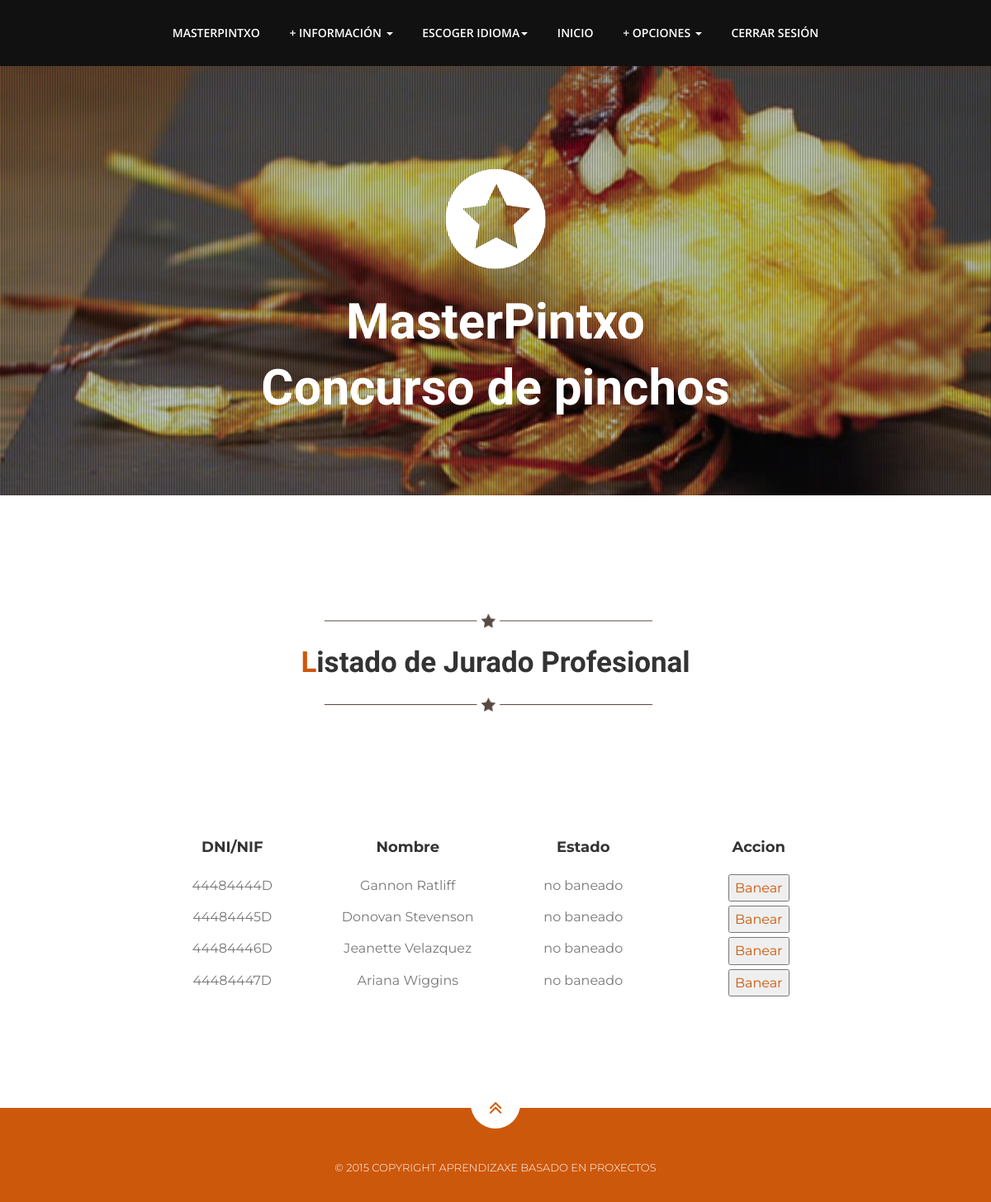
Screenshot of /index.php?controller=organizador&action=listarJPro (signed in) with the database file from the repository.
### tables this page shows
CREATE TABLE IF NOT EXISTS `JuradoProfesional` (
  `dniJPro` VARCHAR(9) NOT NULL COMMENT '',
  `contrasenhaJPro` VARCHAR(45) NOT NULL COMMENT '',
  `nombreJPro` VARCHAR(65) NOT NULL COMMENT '',
  `telefJPro` VARCHAR(9) NOT NULL COMMENT '',
  PRIMARY KEY (`dniJPro`)  COMMENT '');

### nucleo/ViewManager.php (called while the page is built, shortened)
<?php
class ViewManager {
  private $variables = array();
  public function setVariable($varname, $value, $flash=false) {
    $this->variables[$varname] = $value;
  }
  public function getVariable($varname, $default=NULL) {
    return $this->variables[$varname];
  }
  public function render($controller, $viewname) {
    include(__DIR__."/../vistas/$controller/$viewname.php");
  }
  private static $viewmanager_singleton = NULL;
  public static function getInstance() {
    if (self::$viewmanager_singleton == null) {
      self::$viewmanager_singleton = new ViewManager();
    }
    return self::$viewmanager_singleton;
  }
}

### index.php (called while the page is built, shortened)
<?php
function run() {
  try {
    $controller = loadController($_GET["controller"]);
    $actionName = $_GET["action"];
    $controller->$actionName();
  } catch(Exception $ex) {
    die("An exception occured!!!!!".$ex->getMessage());
  }
}
function loadController($controllerName) {
  return new $controllerClassName();
}
run();
?>

### vistas/messages/messages_es.php (called while the page is built)
<?php
  $i18n_messages = array()
?>

### nucleo/I18n.php (called while the page is built, shortened)
<?php
class I18n {
  private $messages;
  public function setLanguage($language) {
    $this->messages = $i18n_messages;
  }
  public function i18n($key) {
    if (isset($this->messages[$key])){
      return $this->messages[$key];
    }else{
      return $key;
    }
  }
  private static $i18n_singleton = null;
  public static function getInstance() {
    if (self::$i18n_singleton == NULL) {
      self::$i18n_singleton = new I18n();
    }
    return self::$i18n_singleton;
  }
}
	function i18n($key) {
  return I18n::getInstance()->i18n($key);
}

### model/JuradoProfesionalMapper.php (called while the page is built, shortened)
<?php
require_once(__DIR__ . "/../nucleo/PDOConnection.php");
class JuradoProfesionalMapper
{
    private $db;
    public function __construct()
    {
        $this->db = PDOConnection::getInstance();
    }
    public function listarJurados(){
        $stmt = $this->db->query("select * from JuradoProfesional");
        return $stmt->fetchAll(PDO::FETCH_ASSOC);
    }
}

### nucleo/PDOConnection.php (called while the page is built)
<?php
class PDOConnection {
  private static $dbhost = "127.0.0.1";
  private static $dbname = "G_31MasterPintxo";
  private static $dbuser = "adminG31";
  private static $dbpass = "abc123.";
  private static $db_singleton = null;
  public static function getInstance() {
    if (self::$db_singleton == null) {
      self::$db_singleton = new PDO(
	"mysql:host=".self::$dbhost.";dbname=".self::$dbname.";charset=utf8",
	self::$dbuser,
	self::$dbpass,
	array(
	  PDO::ATTR_EMULATE_PREPARES => false,
	  PDO::ATTR_ERRMODE => PDO::ERRMODE_EXCEPTION
	)
      );
    }
    return self::$db_singleton;
  }
}
?>

### vistas/organizador/listaJPro.php (the view, shortened to what this page needs)
<?php
require_once(__DIR__ . "/../../nucleo/ViewManager.php");
$view = ViewManager::getInstance();
$lista=$view->getVariable("listado");
?>
<li class="menuItem"><a href="index.php?controller=usuario&amp;action=index#seccionI"><?= i18n("Inicio")?></a></li>
<li class="dropdown">
    <a href="#" class="dropdown-toggle" data-toggle="dropdown" role="button" aria-expanded="false"><?= i18n("+ opciones")?>  <span class="caret"></span></a>
</li>
<li class="menuItem"><a href="index.php?controller=usuario&amp;action=logout"><?= i18n("Cerrar sesi&oacute;n")?></a></li>
</ul>
</div>
</div>
</div>
</div>
</div>
</div>
</div>
</div>
</header>
<section id="seccionL">
    <div class="container">
        <div class="heading">
            <img class="dividerline" src="img/sep.png" alt="separador">
            <h2><?= i18n("Listado de Jurado Profesional")?></h2>
            <img class="dividerline" src="img/sep.png" alt="separador">
            <h3><br></h3>
            <h3><br></h3>
        </div>
    </div>
    <div class="container control tabla">
        <div class="row tituloTab">
            <div class="col-md-3">
                <h4>DNI/NIF</h4>
            </div>
            <div class="col-md-3">
                <h4><?= i18n("Nombre")?></h4>
            </div>
            <div class="col-md-3">
                <h4><?= i18n("Estado")?></h4>
            </div>
            <div class="col-md-3">
                <h4><?= i18n("Accion")?></h4>
            </div>
        </div>
        <?php foreach($lista as $jp): ?>
            <div class="row usuTab">
                <div class="col-md-3">
                    <?php echo $jp["dniJP"]; ?>
                </div>
                <div class="col-md-3">
                    <?php echo $jp["nombreJP"]; ?>
                </div>
                <div class="col-md-3">
                    <?php echo $jp["estado"]; ?>
                </div>
                <div class="col-md-3">
                    <?php if($jp["estado"]=="baneado"){
                        echo '<a href="index.php?controller=organizador&amp;action=desbanear&amp;listar=listarJPro&amp;idUsuario='.$jp["dniJP"].'"><button class="submit button" type="button">Desbanear</button></a>';
                    }else{
                        echo '<a href="index.php?controller=organizador&amp;action=banear&amp;listar=listarJPro&amp;idUsuario='.$jp["dniJP"].'"><button class="submit button" type="button">Banear</button></a>';
                    }
                    ?>
                </div>
            </div>
        <?php endforeach ; ?>
    </div>
</section>

### css/theme.css (style rules this page uses)
body { font-family:'Montserrat',sans-serif; font-size:16px; line-height:1.7; color:#777; font-weight:400; overflow-x:hidden; }
h1,h2,h3,h4,h5,h6 { color:#333; line-height:1.4; font-weight:700; }
a,a:hover { color:#cc580c; text-decoration: none; }
img { max-width: 100%; }
.nav>li>a { display:inline-block; }
.navbar-nav>li { float:none; display:inline-block; }
.navbar.navbar-inverse.navbar-static-top a { color:#fff; padding:31px 16px; line-height:18px; text-align:center; }
.heading { padding-bottom:15px; text-align:center; max-width:960px; margin:0px auto; padding-top:80px; }
.heading h2 { font-weight:700; font-family:'Playball',cursive; font-size:35px; color:#333; margin:0; padding:5px; }
.heading h2::first-letter { color:#cc580c; }
.heading h3 { font-size:16px; line-height:1.7; }

### css/estilo.css (style rules this page uses)
.control { text-align: center; width: 50%; padding: 10px; }
.tabla { width: 70%; margin: 0 auto; }
.tituloTab { padding-bottom: 5px; margin-bottom: 5px; }
.usuTab { padding-bottom: 5px; }

### rows the page displays
juradoprofesional: dniJPro "44484444D", nombreJPro "Gannon Ratliff", estado "no baneado"
juradoprofesional: dniJPro "44484445D", nombreJPro "Donovan Stevenson", estado "no baneado"
juradoprofesional: dniJPro "44484446D", nombreJPro "Jeanette Velazquez", estado "no baneado"
juradoprofesional: dniJPro "44484447D", nombreJPro "Ariana Wiggins", estado "no baneado"

### other values shown
i18n("Concurso de pinchos") "Concurso de pinchos"
i18n("+ informaci&oacute;n") "+ INFORMACIÓN"
i18n("Escoger idioma") "ESCOGER IDIOMA"
i18n("Inicio") "INICIO"
i18n("+ opciones") "+ OPCIONES"
i18n("Cerrar sesi&oacute;n") "CERRAR SESIÓN"
i18n("Listado de Jurado Profesional") "Listado de Jurado Profesional"
i18n("Nombre") "Nombre"
i18n("Estado") "Estado"
i18n("Accion") "Accion"
